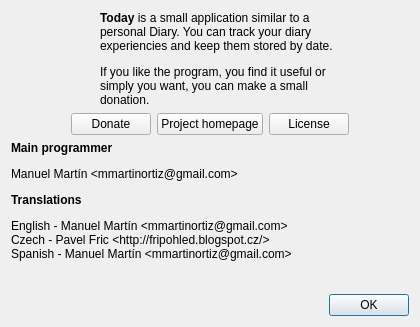
<?xml version="1.0" encoding="UTF-8"?>
<ui version="4.0">
 <class>About</class>
 <widget class="QDialog" name="About">
  <property name="geometry">
   <rect>
    <x>0</x>
    <y>0</y>
    <width>420</width>
    <height>327</height>
   </rect>
  </property>
  <property name="sizePolicy">
   <sizepolicy hsizetype="Preferred" vsizetype="Minimum">
    <horstretch>0</horstretch>
    <verstretch>0</verstretch>
   </sizepolicy>
  </property>
  <property name="windowTitle">
   <string>Dialog</string>
  </property>
  <layout class="QVBoxLayout" name="verticalLayout">
   <item>
    <layout class="QHBoxLayout" name="horizontalLayout">
     <item>
      <widget class="QLabel" name="label">
       <property name="text">
        <string/>
       </property>
       <property name="pixmap">
        <pixmap resource="../resources/icons/icons.qrc">:/hicolor/scalable/apps/today.svg</pixmap>
       </property>
      </widget>
     </item>
     <item>
      <spacer name="horizontalSpacer_3">
       <property name="orientation">
        <enum>Qt::Horizontal</enum>
       </property>
       <property name="sizeHint" stdset="0">
        <size>
         <width>40</width>
         <height>20</height>
        </size>
       </property>
      </spacer>
     </item>
     <item>
      <widget class="QLabel" name="label_2">
       <property name="text">
        <string>&lt;html&gt;&lt;head/&gt;&lt;body&gt;&lt;p&gt;&lt;span style=&quot; font-weight:600;&quot;&gt;Today&lt;/span&gt; is a small application similar to a personal Diary. You can track your diary experiencies and keep them stored by date.&lt;/p&gt;&lt;p&gt;If you like the program, you find it useful or simply you want, you can make a small donation.&lt;/p&gt;&lt;/body&gt;&lt;/html&gt;</string>
       </property>
       <property name="wordWrap">
        <bool>true</bool>
       </property>
      </widget>
     </item>
     <item>
      <spacer name="horizontalSpacer_4">
       <property name="orientation">
        <enum>Qt::Horizontal</enum>
       </property>
       <property name="sizeHint" stdset="0">
        <size>
         <width>40</width>
         <height>20</height>
        </size>
       </property>
      </spacer>
     </item>
    </layout>
   </item>
   <item>
    <layout class="QHBoxLayout" name="horizontalLayout_2">
     <item>
      <spacer name="horizontalSpacer">
       <property name="orientation">
        <enum>Qt::Horizontal</enum>
       </property>
       <property name="sizeHint" stdset="0">
        <size>
         <width>40</width>
         <height>20</height>
        </size>
       </property>
      </spacer>
     </item>
     <item>
      <widget class="QPushButton" name="donate">
       <property name="text">
        <string>Donate</string>
       </property>
      </widget>
     </item>
     <item>
      <widget class="QPushButton" name="homepage">
       <property name="text">
        <string>Project homepage</string>
       </property>
      </widget>
     </item>
     <item>
      <widget class="QPushButton" name="license">
       <property name="text">
        <string>License</string>
       </property>
      </widget>
     </item>
     <item>
      <spacer name="horizontalSpacer_2">
       <property name="orientation">
        <enum>Qt::Horizontal</enum>
       </property>
       <property name="sizeHint" stdset="0">
        <size>
         <width>40</width>
         <height>20</height>
        </size>
       </property>
      </spacer>
     </item>
    </layout>
   </item>
   <item>
    <widget class="QLabel" name="label_3">
     <property name="text">
      <string>&lt;html&gt;&lt;head/&gt;&lt;body&gt;&lt;p&gt;&lt;span style=&quot; font-weight:600;&quot;&gt;Main programmer&lt;/span&gt;&lt;/p&gt;&lt;p&gt;Manuel Martín &amp;lt;mmartinortiz@gmail.com&amp;gt;&lt;/p&gt;&lt;p&gt;&lt;span style=&quot; font-weight:600;&quot;&gt;Translations&lt;/span&gt;&lt;/p&gt;&lt;p&gt;English - Manuel Martín &amp;lt;mmartinortiz@gmail.com&amp;gt;&lt;br/&gt;Czech - Pavel Fric &amp;lt;http://fripohled.blogspot.cz/&amp;gt;&lt;br/&gt;Spanish - Manuel Martín &amp;lt;mmartinortiz@gmail.com&amp;gt;&lt;/p&gt;&lt;/body&gt;&lt;/html&gt;</string>
     </property>
     <property name="wordWrap">
      <bool>true</bool>
     </property>
    </widget>
   </item>
   <item>
    <spacer name="verticalSpacer">
     <property name="orientation">
      <enum>Qt::Vertical</enum>
     </property>
     <property name="sizeHint" stdset="0">
      <size>
       <width>20</width>
       <height>40</height>
      </size>
     </property>
    </spacer>
   </item>
   <item>
    <widget class="QDialogButtonBox" name="buttonBox">
     <property name="orientation">
      <enum>Qt::Horizontal</enum>
     </property>
     <property name="standardButtons">
      <set>QDialogButtonBox::Ok</set>
     </property>
    </widget>
   </item>
  </layout>
 </widget>
 <resources>
  <include location="../resources/icons/icons.qrc"/>
 </resources>
 <connections>
  <connection>
   <sender>buttonBox</sender>
   <signal>accepted()</signal>
   <receiver>About</receiver>
   <slot>accept()</slot>
   <hints>
    <hint type="sourcelabel">
     <x>248</x>
     <y>254</y>
    </hint>
    <hint type="destinationlabel">
     <x>157</x>
     <y>274</y>
    </hint>
   </hints>
  </connection>
  <connection>
   <sender>buttonBox</sender>
   <signal>rejected()</signal>
   <receiver>About</receiver>
   <slot>reject()</slot>
   <hints>
    <hint type="sourcelabel">
     <x>316</x>
     <y>260</y>
    </hint>
    <hint type="destinationlabel">
     <x>286</x>
     <y>274</y>
    </hint>
   </hints>
  </connection>
 </connections>
</ui>
